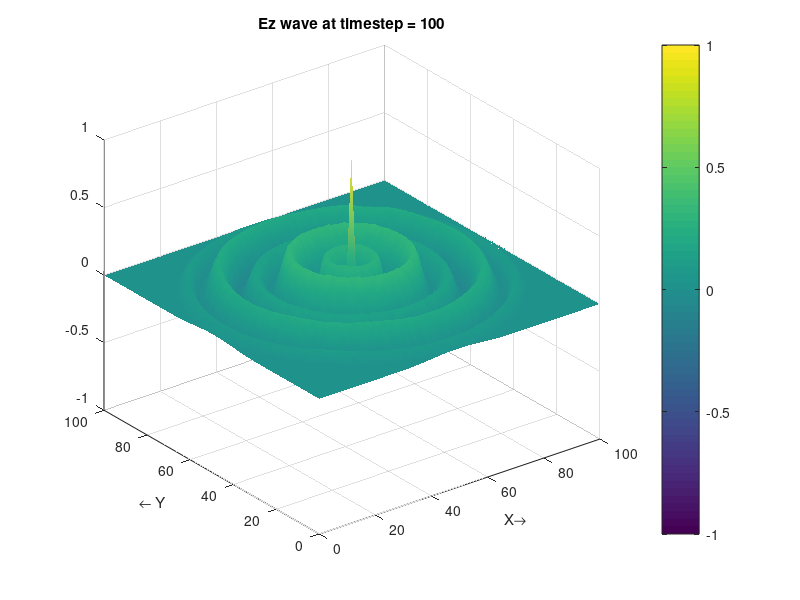

Recreate this plot in MATLAB.
%% Absorption boundary condition formulation 


%%%%%%%%%%% Ibrahim Issah %%%%%%%%%%%%%%%%%%
%%%%%%%%%%%  UEF school   %%%%%%%%%%%%%%%%%%


%% INITIALIZE 
clear; 
close all; 
clc; 
tsteps = 100;
%% DASHBOARD 

c    = 3e8; % speed of light
freq = 3e7; % frequency in Hz
epsr = 1;   % relative permittivity
lambda = c/freq/sqrt(epsr); % wavelength

xdim = 100; 
Rx = .5;
dx = lambda/10;  % x-position steps 
x = 0:dx:xdim; 
xsteps = length(x); 

ydim = xdim;
Ry =.5; 
dy = dx;  % y-position steps 
y = 0:dy:ydim; 
ysteps = length(y); 


%%%%%%%%%%% Total simulation time %%%%%%%%%%%%%%%%%%
R = 0.5; % CFL condition R<1
dt = R*dx/c; 
 

%% Source position 
xsource = floor(xsteps/2); 
ysource = floor(ysteps/2); 

%% BUILDING FDTD simulation 

%%% Field vectors 
Ez = zeros(ysteps, xsteps);
Hx = zeros(ysteps, xsteps);
Hy = zeros(ysteps, xsteps);

Ex2 = zeros(tsteps, xsteps); 
Exlast_1 = zeros(tsteps, xsteps);
Ey2 = zeros(tsteps, ysteps);
Eylast_1 = zeros(tsteps, ysteps);



for n = 1+ceil(1/min(Rx,Ry)):tsteps
    
    for l = 1:xsteps
        for m = 1:ysteps-1
            Hx(m, l) = Hx(m,l)- Ry*(Ez(m+1, l)-Ez(m,l));
        end
    end
    
     for m1 = 1:ysteps
        for l1 = 1:xsteps-1
            Hy(m1, l1) = Hy(m1,l1)+ Rx*(Ez(m1,l1+1)-Ez(m1,l1));
        end
     end
    
     for m2 = 2:ysteps
        for l2 = 2:xsteps
            Ez(m2, l2) = Ez(m2,l2) + (Rx*(Hy(m2,l2)-Hy(m2,l2-1))-Ry*(Hx(m2,l2)-Hx(m2-1,l2)));
        end
     end
    
     %% Absorbing boundary condition 
     
   % in x-direction
    Ex2(n,:) = Ez(:,2);  
    Ez(:,1)= Ex2(n-1/Rx,:);
    Exlast_1(n,:) = Ez(:,xsteps-1);
    Ez(:,xsteps) = Exlast_1(n-1/Rx,:);
    
% in y-direction
    Ey2(n,:) = Ez(2,:);  
    Ez(1,:)= Ey2(n-1/Ry,:);
    Eylast_1(n,:) = Ez(ysteps-1,:);
    Ez(ysteps,:) = Eylast_1(n-1/Ry,:);
     
     %% source input 
      source=sin(((2*pi*(freq)*n*dt)));
     
     %%% Guassian source 
      pulse = (10-15*cos(n*pi/20)+6*cos(2*n*pi/20)-cos(3*n*pi/20))/32;
      
      %%% Assigning source to the Ez component
      Ez(ysource, xsource) = pulse +source; %hard source like metal
   % Ez(ysource, xsource) = Ez(ysource, xsource) +source; % soft source 
   
   %% Plotting Ez-wave 
   
   surf(x, y, Ez); 
   shading interp 
   xlabel('X\rightarrow'); 
   ylabel('\leftarrow Y'); 
   caxis([-1, 1]); 
   %zlabel('E_z \rightarrow'); 
   titlestring =['Ez wave at timestep = ', num2str(n)]; 
   title(titlestring, 'color', 'k');  
   colorbar; 
   axis([0 xdim 0 ydim -1 1]);
   getframe;
end    




